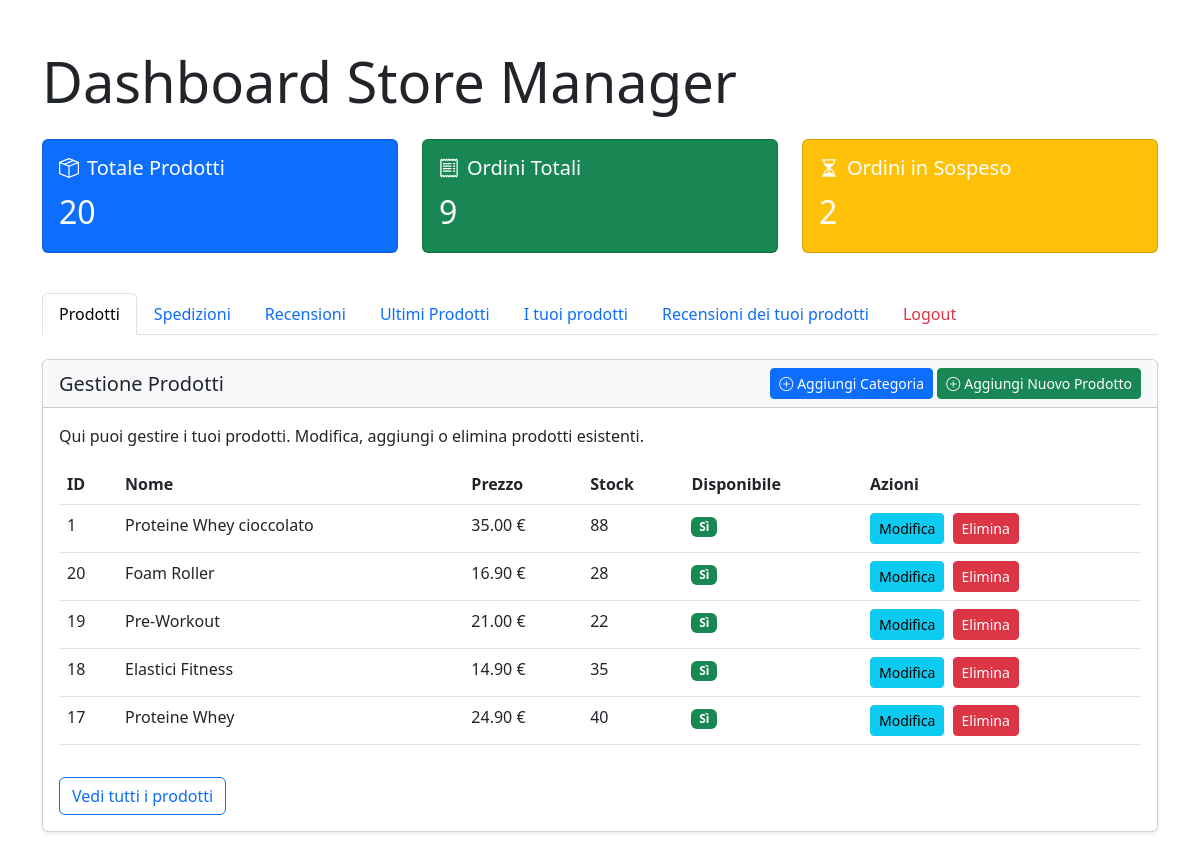
The app's page /store_manager_dashboard/ (signed in) with its own data.
### products/models.py (models this page shows, shortened)
class Product(models.Model):
    category = models.ManyToManyField(Category)
    name = models.CharField(max_length=200, unique=True)
    description = models.TextField(blank=True)
    price = models.DecimalField(max_digits=10, decimal_places=2)
    stock = models.PositiveIntegerField()
    available = models.BooleanField(default=True)
    created = models.DateTimeField(auto_now_add=True)
    updated = models.DateTimeField(auto_now=True)
    image = models.ImageField(upload_to='product_images/', blank=True, null=True)
    added_by = models.ForeignKey('users.CustomUser', on_delete=models.SET_NULL, related_name='products_added', null=True, blank=True)
    modified_by = models.ForeignKey('users.CustomUser', on_delete=models.SET_NULL, related_name='products_modified', null=True, blank=True)
    class Meta:
        ordering = ('name',)

### users/views.py (the view)
# urls.py: path('store_manager_dashboard/', StoreManagerDashboardView.as_view(), name='store_manager_dashboard'),
class StoreManagerDashboardView(LoginRequiredMixin, UserPassesTestMixin, TemplateView):
    template_name = 'users/store_manager_dashboard.html'
    def test_func(self):
        return is_store_manager(self.request.user)
    def get_context_data(self, **kwargs):
        user = self.request.user
        your_products = Product.objects.filter(added_by=user)
        your_products_reviews = Review.objects.filter(product__in=your_products)
        context = super().get_context_data(**kwargs)
        context['total_products'] = Product.objects.count()
        context['total_orders'] = Order.objects.count()
        context['pending_orders'] = Order.objects.filter(status = 'pending').count()
        context['latest_products'] = Product.objects.order_by('-created')[:5]
        context['all_orders'] = Order.objects.all().order_by('-created_at')[:5]
        context['shipped_not_delivered'] = Order.objects.filter(status = 'shipped')
        context['pending_orders_list'] = Order.objects.filter(status = 'pending').order_by('-created_at')[:5]
        context['shipped'] = Order.objects.filter(status='shipped').order_by('-created_at')[:5]
        context['all_products'] = Product.objects.all().order_by('-created')[:5]
        context['all_reviews'] = Review.objects.order_by('-created_at')[:5]
        context['your_products'] =  your_products
        context['your_products_reviews'] = your_products_reviews
        return context

### users/views.py (called while the page is built)
def is_store_manager(user):
    return user.groups.filter(name='Store Managers').exists()

### templates/users/store_manager_dashboard.html (shortened to what this page needs)
{% extends "base.html" %}
{% load static %}
{% block content %}
<div class="container py-5">
    <h1 class="display-4 mb-4">Dashboard Store Manager</h1>
    <div class="row mb-4">
        <div class="col-md-4">
            <div class="card text-white bg-primary mb-3">
                <div class="card-body">
                    <h5 class="card-title"><i class="bi bi-box-seam me-2"></i>Totale Prodotti</h5>
                    <p class="card-text fs-2">{{ total_products }}</p>
                </div>
            </div>
        </div>
        <div class="col-md-4">
            <div class="card text-white bg-success mb-3">
                <div class="card-body">
                    <h5 class="card-title"><i class="bi bi-receipt me-2"></i>Ordini Totali</h5>
                    <p class="card-text fs-2">{{ total_orders }}</p>
                </div>
            </div>
        </div>
        <div class="col-md-4">
            <div class="card text-white bg-warning mb-3">
                <div class="card-body">
                    <h5 class="card-title"><i class="bi bi-hourglass-split me-2"></i>Ordini in Sospeso</h5>
                    <p class="card-text fs-2">{{ pending_orders }}</p>
                </div>
            </div>
        </div>
    </div>
    <ul class="nav nav-tabs mb-4" id="managerTabs" role="tablist">
        <li class="nav-item" role="presentation">
            <button class="nav-link active" id="products-tab" data-bs-toggle="tab" data-bs-target="#products" type="button" role="tab" aria-controls="products" aria-selected="true">Prodotti</button>
        </li>
        <li class="nav-item" role="presentation">
            <button class="nav-link" id="shipping-tab" data-bs-toggle="tab" data-bs-target="#shipping" type="button" role="tab" aria-controls="shipping" aria-selected="false">Spedizioni</button>
        </li>
        <li class="nav-item" role="presentation">
            <button class="nav-link" id="reviews-tab" data-bs-toggle="tab" data-bs-target="#reviews" type="button" role="tab" aria-controls="reviews" aria-selected="false">Recensioni</button>
        </li>
        <li class="nav-item" role="presentation">
            <button class="nav-link" id="latest-products-tab" data-bs-toggle="tab" data-bs-target="#latest-products" type="button" role="tab" aria-controls="latest-products" aria-selected="false">Ultimi Prodotti</button>
        </li>
        <li class="nav-item" role="presentation">
            <button class="nav-link" id="your-products-tab" data-bs-toggle="tab" data-bs-target="#your-products" type="button" role="tab" aria-controls="your-products" aria-selected="false">I tuoi prodotti</button>
        </li>
        <li class="nav-item" role="presentation">
            <button class="nav-link" id="your-products-reviews-tab" data-bs-toggle="tab" data-bs-target="#your-products-reviews" type="button" role="tab" aria-controls="your-products-reviews" aria-selected="false">Recensioni dei tuoi prodotti</button>
        </li>
        <li class="nav-item" role="presentation">
            <a class="nav-link text-danger" id="logout-tab" href="{% url 'users:logout' %}">Logout</a>
        </li>
    </ul>
    <div class="tab-content" id="managerTabsContent">
        <div class="tab-pane fade show active" id="products" role="tabpanel" aria-labelledby="products-tab">
            <div class="card shadow-sm">
                <div class="card-header bg-light d-flex justify-content-between align-items-center">
                    <h5 class="mb-0">Gestione Prodotti</h5>
                    <div>
                         <a href="{% url 'products:category_create' %}" class="btn btn-primary btn-sm ms-2">
                        <i class="bi bi-plus-circle me-1"></i>Aggiungi Categoria
                    </a>
                    <a href="{% url 'products:product_create' %}" class="btn btn-success btn-sm"><i class="bi bi-plus-circle me-1"></i>Aggiungi Nuovo Prodotto</a>
                        </div>
                </div>
                <div class="card-body">
                    <p>Qui puoi gestire i tuoi prodotti. Modifica, aggiungi o elimina prodotti esistenti.</p>
                    <div class="table-responsive">
                        <table class="table table-hover">
                            <thead>
                                <tr>
                                    <th>ID</th>
                                    <th>Nome</th>
                                    <th>Prezzo</th>
                                    <th>Stock</th>
                                    <th>Disponibile</th>
                                    <th>Azioni</th>
                                </tr>
                            </thead>
                            <tbody>
                                    {% for product in all_products %}
                                    <tr>
                                        <td>{{ product.id }}</td>
                                        <td>{{ product.name }}</td>
                                        <td>{{ product.price }} €</td>
                                        <td>{{ product.stock }}</td>
                                        <td>{% if product.available %}<span class="badge bg-success">Sì</span>{% else %}<span class="badge bg-danger">No</span>{% endif %}</td>
                                        <td>
                                            <a href="{% url 'products:product_edit' product.id %}" class="btn btn-sm btn-info me-1">Modifica</a>
                                            <a href="{% url 'products:product_delete' product.id %}" class="btn btn-sm btn-danger">Elimina</a>
                                        </td>
                                    </tr>
                                    {% endfor %}
                            </tbody>
                        </table>
                    </div>
                    <a href="{% url 'products:product_manage_list' %}" class="btn btn-outline-primary mt-3">Vedi tutti i prodotti</a>
                </div>
            </div>
        </div>
    </div>
</div>
{% endblock %}

### records on screen
Product: id "1", name "Proteine Whey cioccolato", price "35.00", stock "88", available "Sì"
Product: id "20", name "Foam Roller", price "16.90", stock "28", available "Sì"
Product: id "19", name "Pre-Workout", price "21.00", stock "22", available "Sì"
Product: id "18", name "Elastici Fitness", price "14.90", stock "35", available "Sì"
Product: id "17", name "Proteine Whey", price "24.90", stock "40", available "Sì"

### other values on screen
{{ total_products }} "20"
{{ total_orders }} "9"
{{ pending_orders }} "2"
